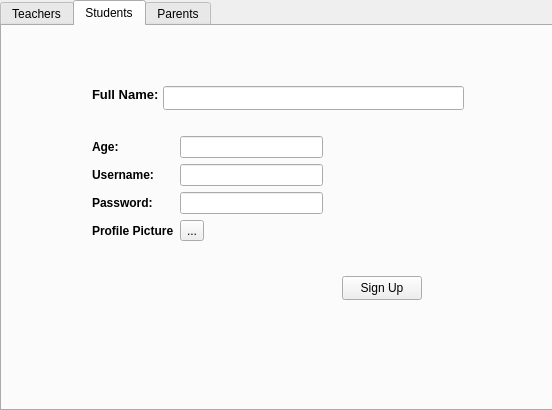
<?xml version="1.0" encoding="UTF-8"?>
<ui version="4.0">
 <class>MainWindow</class>
 <widget class="QMainWindow" name="MainWindow">
  <property name="geometry">
   <rect>
    <x>0</x>
    <y>0</y>
    <width>552</width>
    <height>410</height>
   </rect>
  </property>
  <property name="windowTitle">
   <string>MainWindow</string>
  </property>
  <widget class="QWidget" name="centralwidget">
   <widget class="QTabWidget" name="register_tab">
    <property name="geometry">
     <rect>
      <x>0</x>
      <y>0</y>
      <width>561</width>
      <height>411</height>
     </rect>
    </property>
    <property name="currentIndex">
     <number>1</number>
    </property>
    <widget class="QWidget" name="r_tabTeachers">
     <attribute name="title">
      <string>Teachers</string>
     </attribute>
     <widget class="QLabel" name="label">
      <property name="geometry">
       <rect>
        <x>90</x>
        <y>60</y>
        <width>67</width>
        <height>17</height>
       </rect>
      </property>
      <property name="font">
       <font>
        <pointsize>10</pointsize>
        <bold>true</bold>
       </font>
      </property>
      <property name="text">
       <string>Full Name:</string>
      </property>
     </widget>
     <widget class="QLineEdit" name="tFullname">
      <property name="geometry">
       <rect>
        <x>161</x>
        <y>60</y>
        <width>301</width>
        <height>24</height>
       </rect>
      </property>
     </widget>
     <widget class="QWidget" name="formLayoutWidget">
      <property name="geometry">
       <rect>
        <x>90</x>
        <y>110</y>
        <width>231</width>
        <height>161</height>
       </rect>
      </property>
      <layout class="QFormLayout" name="formLayout">
       <item row="0" column="0">
        <widget class="QLabel" name="label_2">
         <property name="font">
          <font>
           <bold>true</bold>
          </font>
         </property>
         <property name="text">
          <string>Subject:</string>
         </property>
        </widget>
       </item>
       <item row="0" column="1">
        <widget class="QLineEdit" name="tSubject"/>
       </item>
       <item row="1" column="0">
        <widget class="QLabel" name="label_4">
         <property name="font">
          <font>
           <bold>true</bold>
          </font>
         </property>
         <property name="text">
          <string>Username: </string>
         </property>
        </widget>
       </item>
       <item row="1" column="1">
        <widget class="QLineEdit" name="tUsername"/>
       </item>
       <item row="2" column="0">
        <widget class="QLabel" name="label_5">
         <property name="font">
          <font>
           <bold>true</bold>
          </font>
         </property>
         <property name="text">
          <string>Password:</string>
         </property>
        </widget>
       </item>
       <item row="2" column="1">
        <widget class="QLineEdit" name="tPassword"/>
       </item>
       <item row="3" column="0">
        <widget class="QLabel" name="label_8">
         <property name="font">
          <font>
           <bold>true</bold>
          </font>
         </property>
         <property name="text">
          <string>Phone No.:</string>
         </property>
        </widget>
       </item>
       <item row="3" column="1">
        <widget class="QLineEdit" name="tPhone"/>
       </item>
       <item row="4" column="0">
        <widget class="QLabel" name="label_7">
         <property name="font">
          <font>
           <bold>true</bold>
          </font>
         </property>
         <property name="text">
          <string>Profile Picture</string>
         </property>
        </widget>
       </item>
       <item row="4" column="1">
        <widget class="QToolButton" name="tPic">
         <property name="text">
          <string>...</string>
         </property>
        </widget>
       </item>
      </layout>
     </widget>
     <widget class="QPushButton" name="tSignup">
      <property name="geometry">
       <rect>
        <x>350</x>
        <y>280</y>
        <width>80</width>
        <height>24</height>
       </rect>
      </property>
      <property name="text">
       <string>Sign Up</string>
      </property>
     </widget>
     <widget class="QLabel" name="dbChecker">
      <property name="geometry">
       <rect>
        <x>20</x>
        <y>320</y>
        <width>241</width>
        <height>16</height>
       </rect>
      </property>
      <property name="text">
       <string/>
      </property>
     </widget>
    </widget>
    <widget class="QWidget" name="r_tabStudents">
     <attribute name="title">
      <string>Students</string>
     </attribute>
     <widget class="QWidget" name="formLayoutWidget_3">
      <property name="geometry">
       <rect>
        <x>90</x>
        <y>110</y>
        <width>231</width>
        <height>131</height>
       </rect>
      </property>
      <layout class="QFormLayout" name="formLayout_3">
       <item row="0" column="0">
        <widget class="QLabel" name="label_12">
         <property name="font">
          <font>
           <bold>true</bold>
          </font>
         </property>
         <property name="text">
          <string>Age:</string>
         </property>
        </widget>
       </item>
       <item row="0" column="1">
        <widget class="QLineEdit" name="sAge"/>
       </item>
       <item row="1" column="0">
        <widget class="QLabel" name="label_13">
         <property name="font">
          <font>
           <bold>true</bold>
          </font>
         </property>
         <property name="text">
          <string>Username: </string>
         </property>
        </widget>
       </item>
       <item row="1" column="1">
        <widget class="QLineEdit" name="sUsername"/>
       </item>
       <item row="2" column="0">
        <widget class="QLabel" name="label_14">
         <property name="font">
          <font>
           <bold>true</bold>
          </font>
         </property>
         <property name="text">
          <string>Password:</string>
         </property>
        </widget>
       </item>
       <item row="2" column="1">
        <widget class="QLineEdit" name="sPassword"/>
       </item>
       <item row="3" column="0">
        <widget class="QLabel" name="label_6">
         <property name="font">
          <font>
           <bold>true</bold>
          </font>
         </property>
         <property name="text">
          <string>Profile Picture</string>
         </property>
        </widget>
       </item>
       <item row="3" column="1">
        <widget class="QToolButton" name="sPic">
         <property name="text">
          <string>...</string>
         </property>
        </widget>
       </item>
      </layout>
     </widget>
     <widget class="QLabel" name="label_15">
      <property name="geometry">
       <rect>
        <x>90</x>
        <y>60</y>
        <width>67</width>
        <height>17</height>
       </rect>
      </property>
      <property name="font">
       <font>
        <pointsize>10</pointsize>
        <bold>true</bold>
       </font>
      </property>
      <property name="text">
       <string>Full Name:</string>
      </property>
     </widget>
     <widget class="QLineEdit" name="sFullname">
      <property name="geometry">
       <rect>
        <x>161</x>
        <y>60</y>
        <width>301</width>
        <height>24</height>
       </rect>
      </property>
     </widget>
     <widget class="QPushButton" name="sSignup">
      <property name="geometry">
       <rect>
        <x>340</x>
        <y>250</y>
        <width>80</width>
        <height>24</height>
       </rect>
      </property>
      <property name="text">
       <string>Sign Up</string>
      </property>
     </widget>
     <widget class="QLabel" name="dbChecker_2">
      <property name="geometry">
       <rect>
        <x>20</x>
        <y>330</y>
        <width>241</width>
        <height>16</height>
       </rect>
      </property>
      <property name="text">
       <string/>
      </property>
     </widget>
    </widget>
    <widget class="QWidget" name="r_tabParents">
     <attribute name="title">
      <string>Parents</string>
     </attribute>
     <widget class="QWidget" name="formLayoutWidget_4">
      <property name="geometry">
       <rect>
        <x>90</x>
        <y>110</y>
        <width>231</width>
        <height>116</height>
       </rect>
      </property>
      <layout class="QFormLayout" name="formLayout_4">
       <item row="0" column="0">
        <widget class="QLabel" name="label_16">
         <property name="font">
          <font>
           <bold>true</bold>
          </font>
         </property>
         <property name="text">
          <string>Childs ID:</string>
         </property>
        </widget>
       </item>
       <item row="0" column="1">
        <widget class="QLineEdit" name="pCID"/>
       </item>
       <item row="1" column="0">
        <widget class="QLabel" name="label_18">
         <property name="font">
          <font>
           <bold>true</bold>
          </font>
         </property>
         <property name="text">
          <string>Username: </string>
         </property>
        </widget>
       </item>
       <item row="1" column="1">
        <widget class="QLineEdit" name="pUsername"/>
       </item>
       <item row="2" column="0">
        <widget class="QLabel" name="label_19">
         <property name="font">
          <font>
           <bold>true</bold>
          </font>
         </property>
         <property name="text">
          <string>Password:</string>
         </property>
        </widget>
       </item>
       <item row="2" column="1">
        <widget class="QLineEdit" name="pPassword"/>
       </item>
      </layout>
     </widget>
     <widget class="QLabel" name="label_20">
      <property name="geometry">
       <rect>
        <x>90</x>
        <y>60</y>
        <width>67</width>
        <height>17</height>
       </rect>
      </property>
      <property name="font">
       <font>
        <pointsize>10</pointsize>
        <bold>true</bold>
       </font>
      </property>
      <property name="text">
       <string>Full Name:</string>
      </property>
     </widget>
     <widget class="QLineEdit" name="pFullname">
      <property name="geometry">
       <rect>
        <x>161</x>
        <y>60</y>
        <width>301</width>
        <height>24</height>
       </rect>
      </property>
     </widget>
     <widget class="QPushButton" name="pSignup">
      <property name="geometry">
       <rect>
        <x>340</x>
        <y>250</y>
        <width>80</width>
        <height>24</height>
       </rect>
      </property>
      <property name="text">
       <string>Sign Up</string>
      </property>
     </widget>
     <widget class="QLabel" name="dbChecker_3">
      <property name="geometry">
       <rect>
        <x>20</x>
        <y>330</y>
        <width>241</width>
        <height>16</height>
       </rect>
      </property>
      <property name="styleSheet">
       <string notr="true">color: rgb(255, 0, 0);</string>
      </property>
      <property name="text">
       <string/>
      </property>
     </widget>
    </widget>
   </widget>
  </widget>
  <widget class="QMenuBar" name="menubar">
   <property name="geometry">
    <rect>
     <x>0</x>
     <y>0</y>
     <width>552</width>
     <height>21</height>
    </rect>
   </property>
  </widget>
 </widget>
 <resources/>
 <connections/>
</ui>
